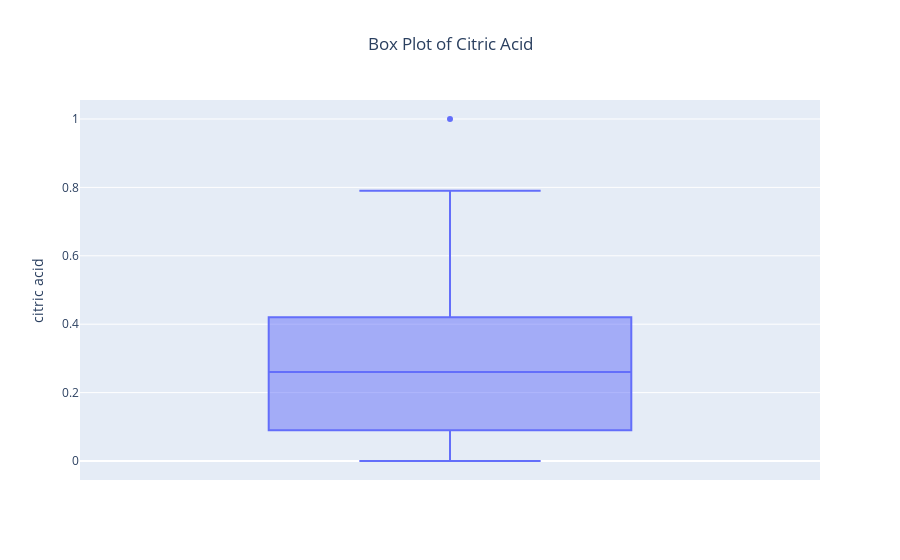

The cell this chart's notebook holds for it:
### Code cell
fig = go.Figure(px.box(red_wine_data, y= 'citric acid', title = 'Box Plot of Citric Acid'))
fig.update_layout(title_x=0.5)
fig.show()

### Figure 1 — Plotly figure (JSON) as saved in the notebook; plotly's stock layout.template omitted (floating-point values rounded to 4 significant figures; data arrays with more than 128 entries replaced by an {"elided": "..."} marker saying what was removed)
{"data": [{"alignmentgroup": "True", "hovertemplate": "citric acid=%{y}<extra></extra>", "legendgroup": "", "marker": {"color": "#636efa"}, "name": "", "notched": false, "offsetgroup": "", "orientation": "v", "showlegend": false, "type": "box", "x0": " ", "xaxis": "x", "y": {"elided": "1599 float values"}, "y0": " ", "yaxis": "y"}], "layout": {"autosize": true, "boxmode": "group", "legend": {"tracegroupgap": 0}, "title": {"text": "Box Plot of Citric Acid", "x": 0.5}, "xaxis": {"anchor": "y", "autorange": true, "domain": [0, 1], "range": [-0.5, 0.5], "type": "category"}, "yaxis": {"anchor": "x", "autorange": true, "domain": [0, 1], "range": [-0.05556, 1.056], "title": {"text": "citric acid"}, "type": "linear"}}}
